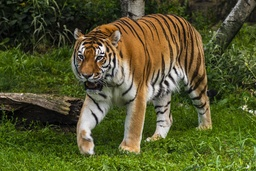
#> input picture CSCI-250/2- Clustering/tiger.jpg, 256 x 171 px, shrunk from 1200 x 801 before the run, found by its file name
$ jupyter execute --allow-errors slic_with_segment.ipynb
#> lines starting #> are read from the running program, lines starting #| are printed output that depends on the picture; after the words box and inside, x2 and y2 are one past the last pixel; in counts of white or black regions, pixels touching at a corner belong together
[cell 1]
# import the necessary packages
from skimage.segmentation import slic
from skimage.segmentation import mark_boundaries
from skimage.util import img_as_float
from skimage import io, exposure
import matplotlib.pyplot as plt
import argparse
import numpy as np

[cell 2]
numSegments = 1000
#> (the rest of this cell did not finish here and is left out)

#> (a cell that did not finish here is left out)

[cell 4]
def featureVector(img):
    v = []
    if(len(img.shape)==2):
        img = np.stack((img,img,img),axis = 2)
    for plane in range(img.shape[2]):
        h = exposure.histogram(img[:,:,plane])
        v = np.concatenate((v,h[0][1:]),axis=None)

    return v

#> (a cell that did not finish here is left out)

#> (a cell that did not finish here is left out)

[cell 7]
from sklearn.decomposition import PCA
pca = PCA(n_components=100,whiten=True)
#> (the rest of this cell did not finish here and is left out)

[cell 8]
from sklearn.svm import LinearSVC

model1 = LinearSVC()
#> (the rest of this cell did not finish here and is left out)

[cell 9]
image = img_as_float(io.imread('examples/tiger.jpg'))
# image_mask = (io.imread('../data/tiger2_mask.jpg') > 0)
# apply SLIC and extract (approximately) the supplied number
# of segments
segments = slic(image, n_segments = numSegments, sigma = 10)
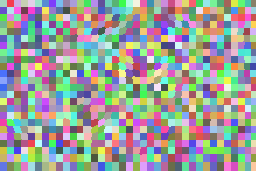
#> segments: shape (171, 256) int64; 888 distinct labels, from 1 to 888; one colour per label, 0 black
testFeatures = []
# show the output of SLIC
for s in range(1,numSegments):
    mask = (segments==s)
    if np.sum(mask)==0:
        break
    img = image * np.stack((mask,mask,mask), axis = 2)
    v = featureVector(img)
    testFeatures.append(v)
#> this loop made 889 passes
#> pass 1, `mask = (segments==s)`:
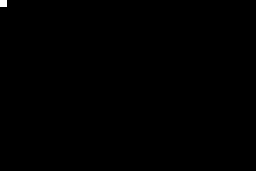
#> mask: shape (171, 256) bool; 0.11% white; 1 white region, box (x1, y1, x2, y2) and area: (0, 0, 7, 7) 49
#> pass 2, `mask = (segments==s)`:
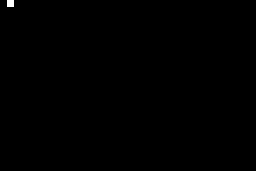
#> mask: shape (171, 256) bool; 0.11% white; 1 white region, box (x1, y1, x2, y2) and area: (7, 0, 14, 7) 49
#> after the loop, testFeatures = 888 items

testFeatures = np.array(testFeatures)
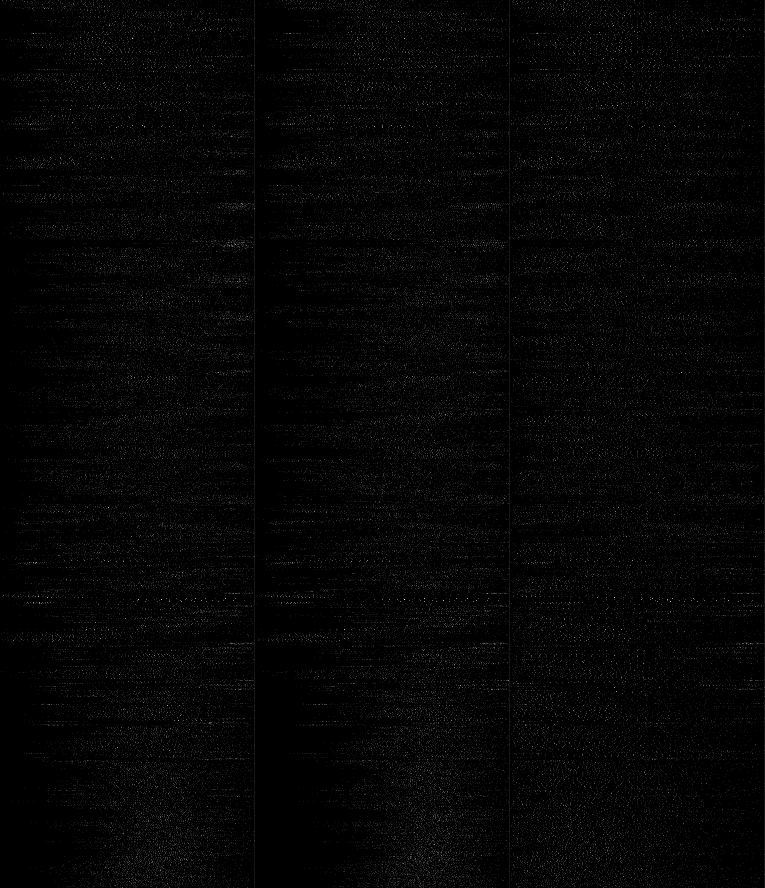
#> testFeatures: shape (888, 765) float64; min 0, max 12, mean 0.19; drawn with min black and max white
#> (the rest of this cell did not finish here and is left out)
